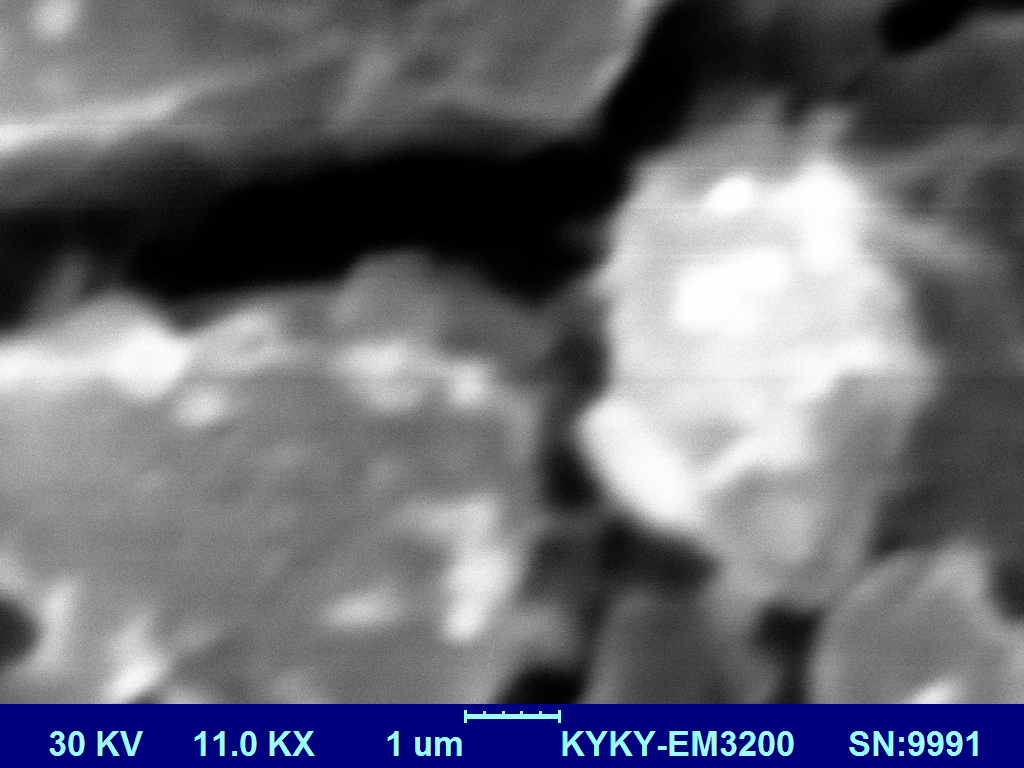
#> input picture SEM_experiment6/pic/400_11k.png, 1024 x 768 px; its folder holds 4 pictures in this run
$ python analyze_edge_contrast.py   (older library calls are emulated)
#> lines starting #> are read from the running program, lines starting #| are printed output that depends on the picture
from __future__ import annotations

import argparse
import csv
import os
import re
import tempfile
from dataclasses import dataclass
from pathlib import Path

os.environ.setdefault("MPLCONFIGDIR", str(Path(tempfile.gettempdir()) / "matplotlib-cache"))

import cv2
import matplotlib.pyplot as plt
import numpy as np


FILENAME_RE = re.compile(
    r"^(?P<current>\d+(?:\.\d+)?)_(?P<magnification>\d+(?:\.\d+)?k)\.(?P<ext>png|jpg|jpeg|tif|tiff)$",
    re.IGNORECASE,
)


@dataclass(frozen=True)
class EdgeContrastRecord:
    current: float
    magnification: str
    filename: str
    width: int
    height: int
    roi: str
    mean_gray: float
    edge_mean: float
    edge_std: float
    edge_p95: float


def parse_args() -> argparse.Namespace:
    script_dir = Path(__file__).resolve().parent
    sem_dir = script_dir.parent

    parser = argparse.ArgumentParser(
        description="Analyze SEM edge contrast using Sobel gradient magnitude."
    )
    parser.add_argument(
        "--image-dir",
        type=Path,
        default=sem_dir / "pic",
        help="Directory containing SEM images named like 400_11k.png.",
    )
    parser.add_argument(
        "--magnification",
        default="11k",
        help="Magnification tag to analyze, matching the second number in each filename.",
    )
    parser.add_argument(
        "--crop-bottom",
        type=int,
        default=80,
        help=(
            "Pixels removed from the image bottom before analysis. "
            "Use 0 to include the full frame."
        ),
    )
    parser.add_argument(
        "--out-dir",
        type=Path,
        default=sem_dir / "anly_data" / "edge_contrast",
        help="Directory for the output table and plot.",
    )
    return parser.parse_args()


def iter_image_files(image_dir: Path, magnification: str) -> list[tuple[Path, float, str]]:
    files: list[tuple[Path, float, str]] = []
    wanted_mag = magnification.lower()

    for path in image_dir.iterdir():
        if not path.is_file():
            continue
        match = FILENAME_RE.match(path.name)
        if not match:
            continue
        mag = match.group("magnification").lower()
        if mag != wanted_mag:
            continue
        files.append((path, float(match.group("current")), mag))
#> pass 2 of the loop in iter_image_files, `for path in image_dir.iterdir():`:

    return sorted(files, key=lambda item: item[1])


def read_gray_roi(path: Path, crop_bottom: int) -> tuple[np.ndarray, str]:
    gray = cv2.imread(str(path), cv2.IMREAD_GRAYSCALE)
    if gray is None:
        raise ValueError(f"Failed to read image: {path}")

    if crop_bottom < 0:
        raise ValueError("--crop-bottom must be non-negative.")
    if crop_bottom >= gray.shape[0]:
        raise ValueError(
            f"--crop-bottom={crop_bottom} is too large for {path.name} "
            f"with height {gray.shape[0]}."
        )
    if crop_bottom:
        gray = gray[:-crop_bottom, :]
        roi = f"x=0:{gray.shape[1]}, y=0:{gray.shape[0]} (bottom {crop_bottom}px cropped)"
    else:
        roi = f"x=0:{gray.shape[1]}, y=0:{gray.shape[0]} (full image)"

    return gray, roi


def sobel_edge_magnitude(gray: np.ndarray) -> np.ndarray:
    sobelx = cv2.Sobel(gray, cv2.CV_64F, 1, 0, ksize=3)
    sobely = cv2.Sobel(gray, cv2.CV_64F, 0, 1, ksize=3)
    return np.sqrt(sobelx**2 + sobely**2)


def analyze_images(
    image_dir: Path,
    magnification: str,
    crop_bottom: int,
) -> list[EdgeContrastRecord]:
    image_files = iter_image_files(image_dir, magnification)
    if not image_files:
        raise FileNotFoundError(
            f"No images matching '*_{magnification}.*' were found in {image_dir}."
        )

    records: list[EdgeContrastRecord] = []
    for path, current, mag in image_files:
        gray, roi = read_gray_roi(path, crop_bottom)
#> in read_gray_roi, `gray = cv2.imread(str(path), cv2.IMREAD_GRAYSCALE)`:
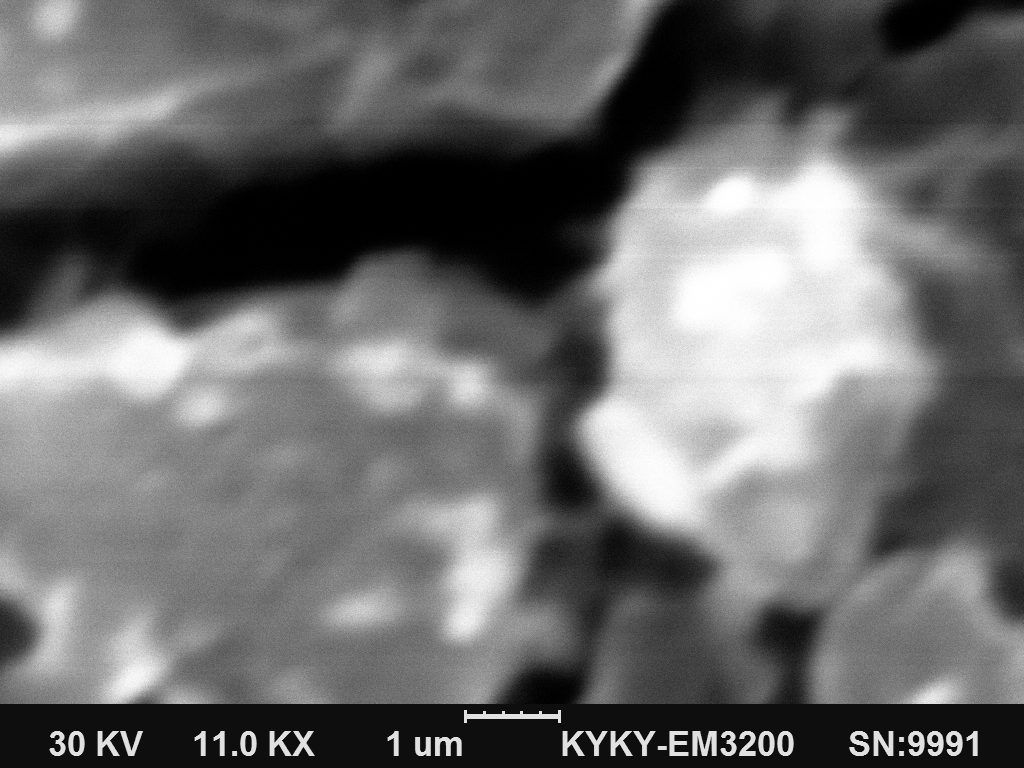
#> gray: shape (768, 1024); min 0, max 255, mean 107
#> in read_gray_roi, `gray = gray[:-crop_bottom, :]`:
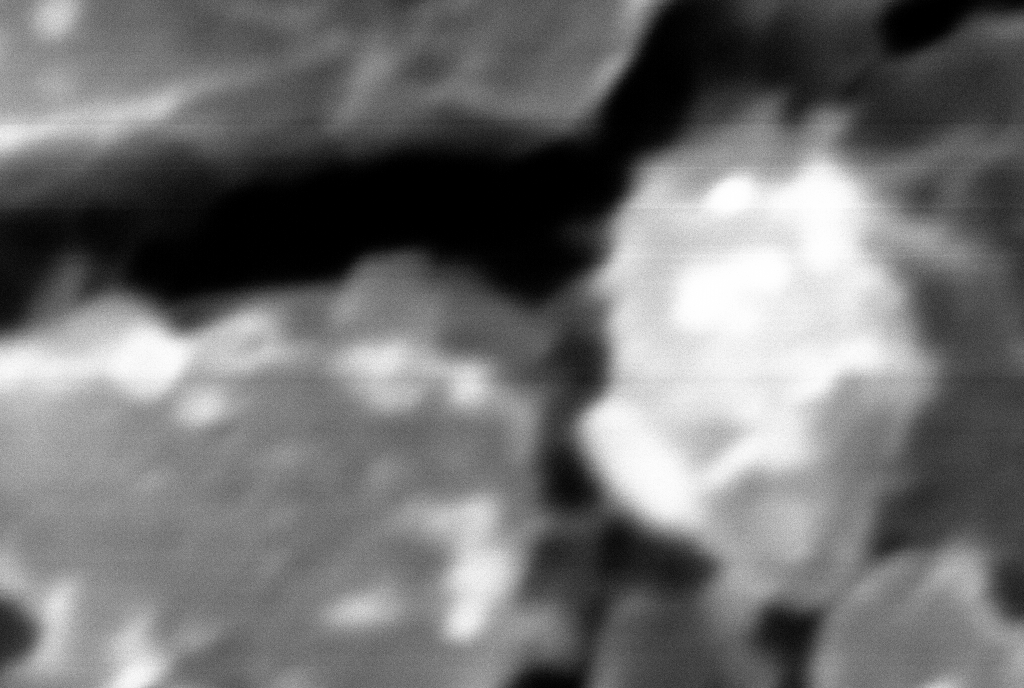
#> gray: shape (688, 1024); min 0, max 255, mean 113.3
#> in analyze_images, `gray, roi = read_gray_roi(path, crop_bottom)`: roi = 'x=0:1024, y=0:688 (bottom 80px cropped)'
        edge = sobel_edge_magnitude(gray)
#> in sobel_edge_magnitude, `sobelx = cv2.Sobel(gray, cv2.CV_64F, 1, 0, ksize=3)`:
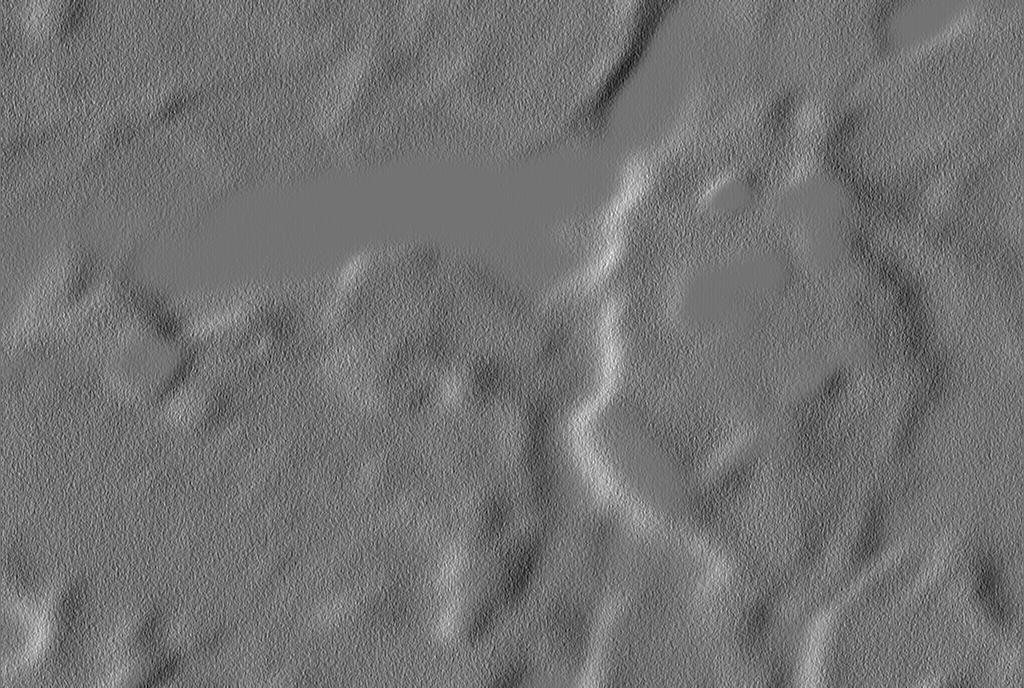
#> sobelx: shape (688, 1024) float64; min -107, max 129, mean -0.4; drawn with min black and max white
#> in sobel_edge_magnitude, `sobely = cv2.Sobel(gray, cv2.CV_64F, 0, 1, ksize=3)`:
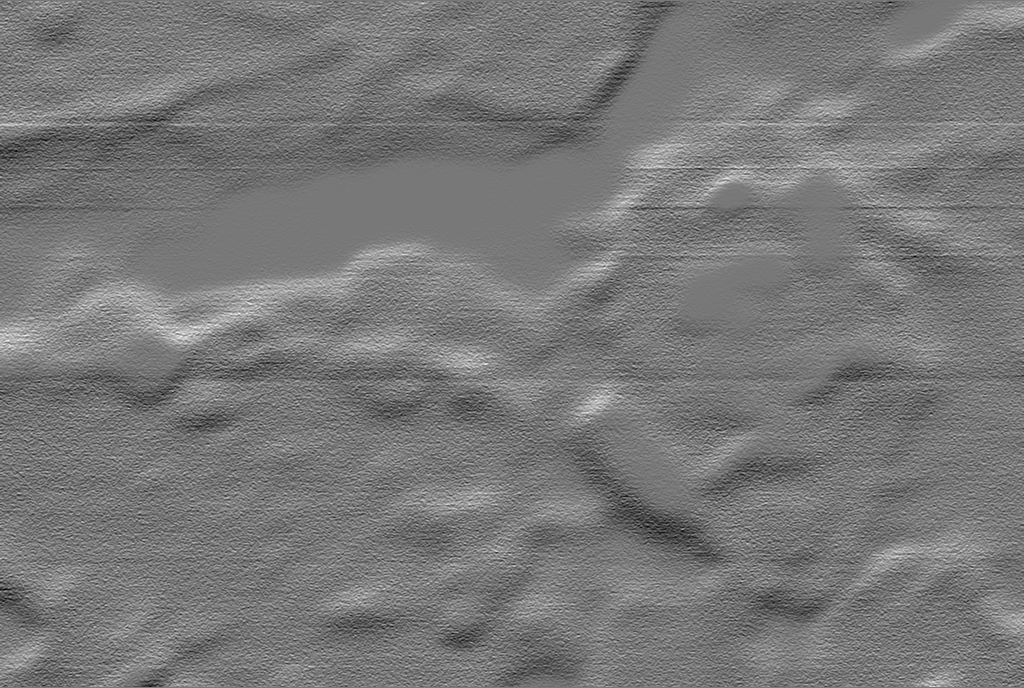
#> sobely: shape (688, 1024) float64; min -116, max 130, mean 0.4; drawn with min black and max white
#> in sobel_edge_magnitude, `return np.sqrt(sobelx**2 + sobely**2)`:
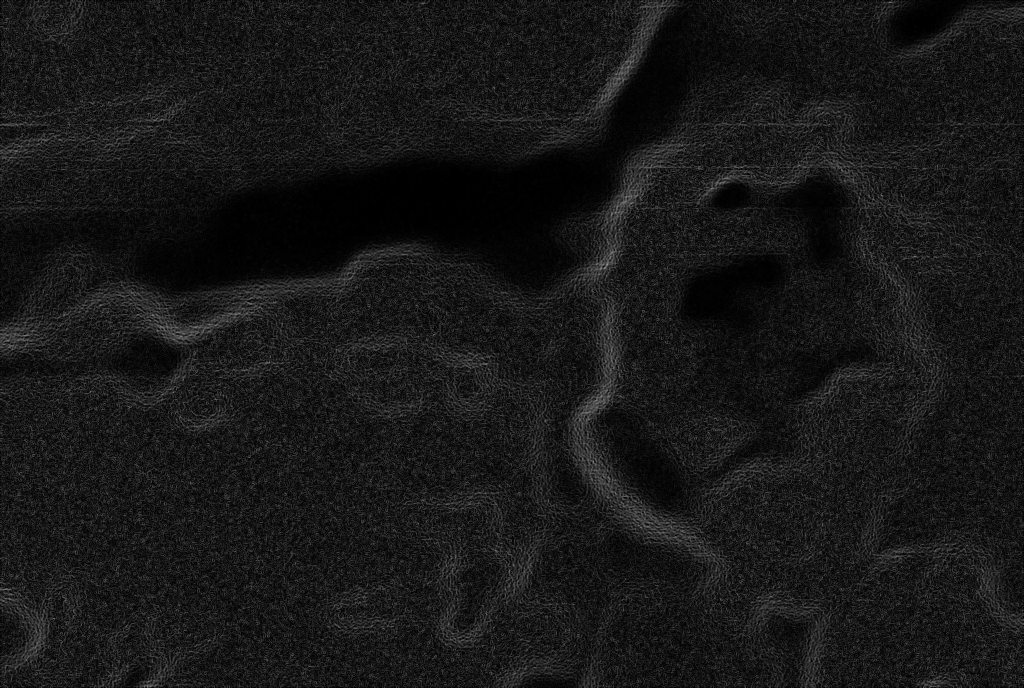
#> returned value: shape (688, 1024) float64; min 0, max 142.6, mean 24.1
        records.append(
            EdgeContrastRecord(
                current=current,
                magnification=mag,
                filename=path.name,
                width=int(gray.shape[1]),
                height=int(gray.shape[0]),
                roi=roi,
                mean_gray=float(gray.mean()),
                edge_mean=float(edge.mean()),
                edge_std=float(edge.std(ddof=0)),
                edge_p95=float(np.percentile(edge, 95)),
            )
        )
#> pass 2 of the loop in analyze_images, `for path, current, mag in image_files:`:
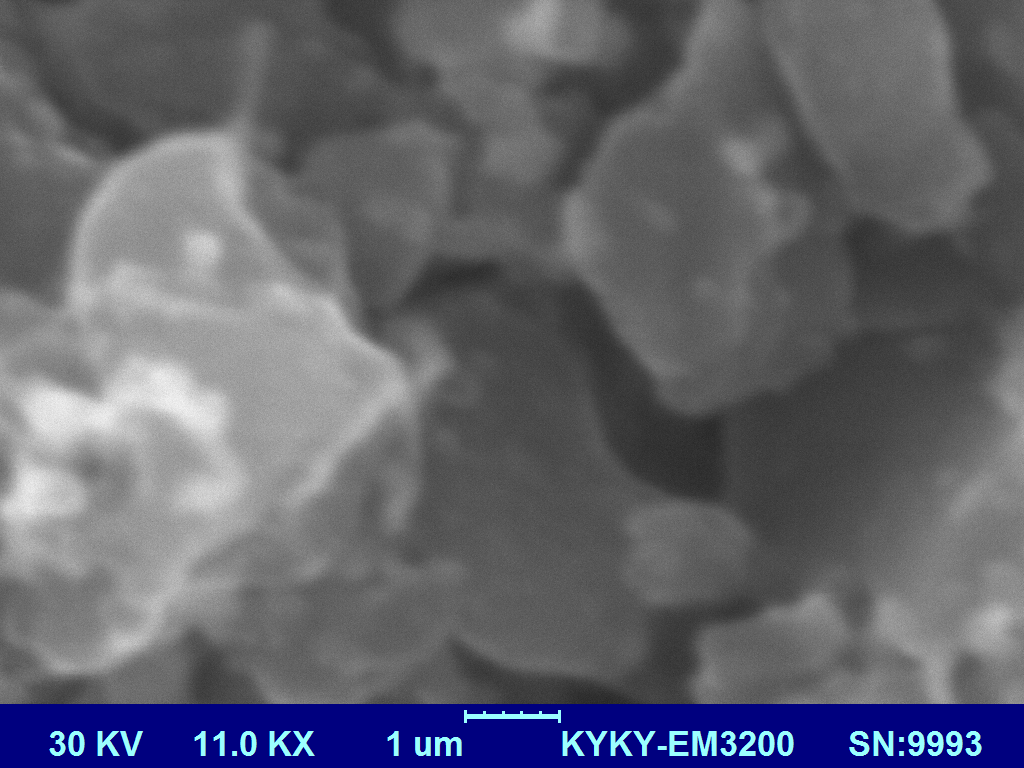
#> input picture SEM_experiment6/pic/450_11k.png, 1024 x 768 px
#> in sobel_edge_magnitude (call 2), `sobely = cv2.Sobel(gray, cv2.CV_64F, 0, 1, ksize=3)`:
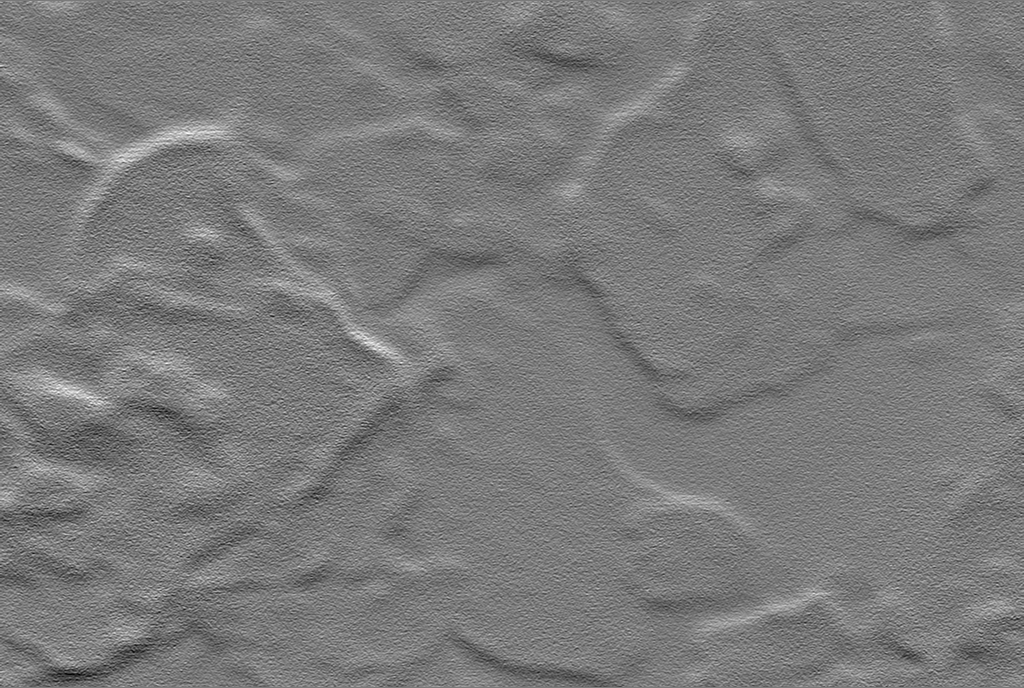
#> sobely: shape (688, 1024) float64; min -92, max 99, mean 0; drawn with min black and max white
#> in sobel_edge_magnitude (call 2), `return np.sqrt(sobelx**2 + sobely**2)`:
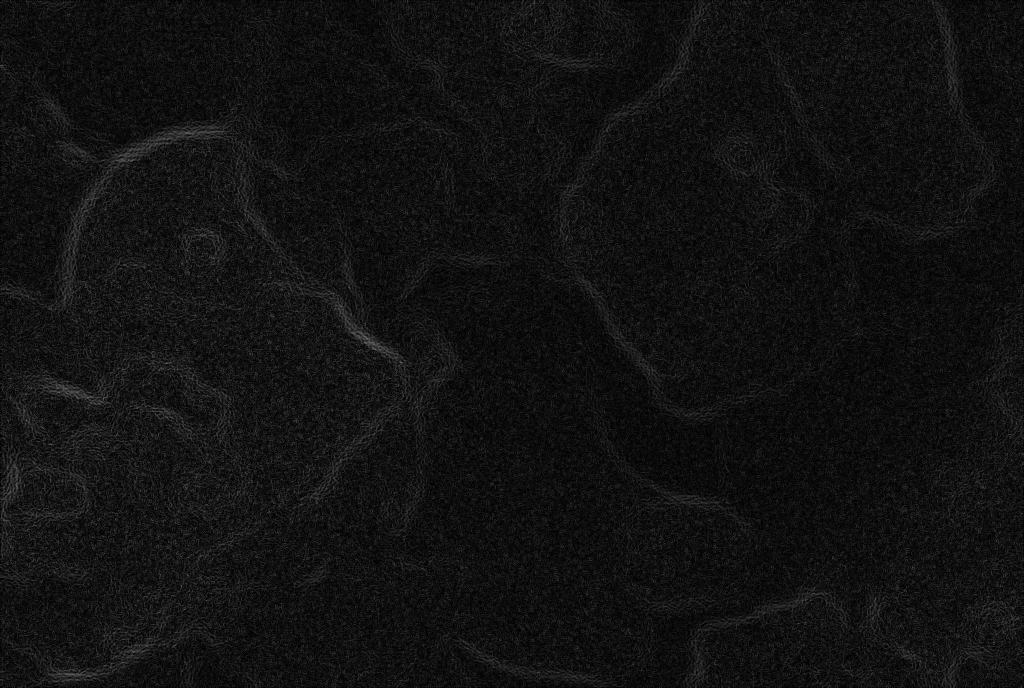
#> returned value: shape (688, 1024) float64; min 0, max 104.7, mean 17.9

    return records


def write_csv(records: list[EdgeContrastRecord], csv_path: Path) -> None:
    csv_path.parent.mkdir(parents=True, exist_ok=True)
    with csv_path.open("w", newline="", encoding="utf-8") as handle:
        writer = csv.writer(handle)
        writer.writerow(
            [
                "current",
                "magnification",
                "filename",
                "width",
                "height",
                "roi",
                "mean_gray",
                "edge_contrast_mean",
                "edge_std",
                "edge_p95",
            ]
        )
        for record in records:
            writer.writerow(
                [
                    f"{record.current:g}",
                    record.magnification,
                    record.filename,
                    record.width,
                    record.height,
                    record.roi,
                    f"{record.mean_gray:.6f}",
                    f"{record.edge_mean:.6f}",
                    f"{record.edge_std:.6f}",
                    f"{record.edge_p95:.6f}",
                ]
            )


def write_markdown(records: list[EdgeContrastRecord], md_path: Path) -> None:
    md_path.parent.mkdir(parents=True, exist_ok=True)
    lines = [
        "| current | magnification | file | mean gray | edge contrast mean | edge std | edge p95 |",
        "|---:|:---:|:---|---:|---:|---:|---:|",
    ]
    for record in records:
        lines.append(
            "| "
            f"{record.current:g} | "
            f"{record.magnification} | "
            f"{record.filename} | "
            f"{record.mean_gray:.3f} | "
            f"{record.edge_mean:.3f} | "
            f"{record.edge_std:.3f} | "
            f"{record.edge_p95:.3f} |"
        )
    md_path.write_text("\n".join(lines) + "\n", encoding="utf-8")


def plot_edge_contrast(records: list[EdgeContrastRecord], plot_path: Path) -> None:
    currents = [record.current for record in records]
    edge_means = [record.edge_mean for record in records]

    fig, ax = plt.subplots(figsize=(7.0, 4.5), dpi=160)
    ax.plot(currents, edge_means, marker="o", linewidth=1.8)
    ax.set_xlabel("Condenser current")
    ax.set_ylabel("Edge contrast mean (Sobel gradient magnitude)")
    ax.set_title(f"SEM edge contrast vs condenser current ({records[0].magnification})")
    ax.grid(True, alpha=0.28)
    ax.set_axisbelow(True)
    ax.margins(y=0.12)

    best = max(records, key=lambda record: record.edge_mean)
    ax.scatter([best.current], [best.edge_mean], s=70, zorder=3)
    ax.annotate(
        f"max: {best.current:g}",
        xy=(best.current, best.edge_mean),
        xytext=(8, 8),
        textcoords="offset points",
        fontsize=9,
    )

    fig.tight_layout()
    plot_path.parent.mkdir(parents=True, exist_ok=True)
    fig.savefig(plot_path)
    plt.close(fig)


def print_table(records: list[EdgeContrastRecord]) -> None:
    print("current  magnification  mean_gray  edge_mean  edge_std  edge_p95")
    for record in records:
        print(
            f"{record.current:7g}  {record.magnification:>13}  "
            f"{record.mean_gray:9.3f}  {record.edge_mean:9.3f}  "
            f"{record.edge_std:8.3f}  {record.edge_p95:8.3f}"
        )


def main() -> None:
    args = parse_args()
    records = analyze_images(args.image_dir, args.magnification, args.crop_bottom)
#> records = 2 items

    suffix = args.magnification.lower().replace(".", "p")
    csv_path = args.out_dir / f"edge_contrast_data_{suffix}.csv"
    md_path = args.out_dir / f"edge_contrast_data_{suffix}.md"
    plot_path = args.out_dir / f"edge_contrast_vs_current_{suffix}.png"

    write_csv(records, csv_path)
#> the loop in write_csv, `for record in records:` made 2 passes
    write_markdown(records, md_path)
#> the loop in write_markdown, `for record in records:` made 2 passes
#> after the loop in write_markdown, `for record in records:`: lines = 4 items
    plot_edge_contrast(records, plot_path)
#> in plot_edge_contrast, `currents = [record.current for record in records]`: currents = [400, 450]
#> in plot_edge_contrast, `edge_means = [record.edge_mean for record in records]`: edge_means = [24.07, 17.93]
#> in plot_edge_contrast, `fig.savefig(plot_path)`:
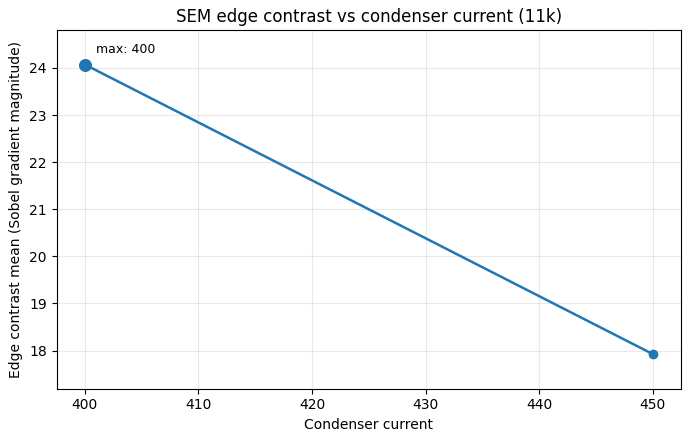
#> figure drawn by matplotlib, 1 panel
    print_table(records)
#> the loop in print_table, `for record in records:` made 2 passes
#|     400            11k    113.315     24.072    15.806    53.254
#|     450            11k    105.664     17.927    10.441    37.336
    print()
    print(f"Wrote: {csv_path}")
    print(f"Wrote: {md_path}")
    print(f"Wrote: {plot_path}")


if __name__ == "__main__":
    main()
